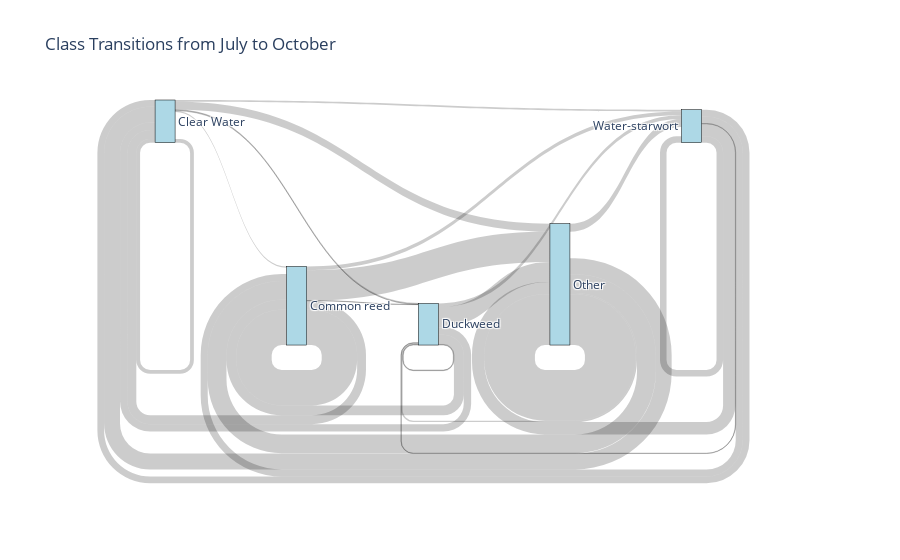

Here is the notebook cell this chart was saved with:
### Markdown cell above
### sankey diagram showing class transitions

### Code cell
import pandas as pd
import matplotlib.pyplot as plt
import os

# ─── CONFIG ────────────────────────────────────────────────────────────────────
july_path = r"C:\Users\Sander\OneDrive - UGent\Semester_2\Masterproef\Thesis_ML\seasonal analysis\Data_July\predictions_final_filtered.csv"
october_path = r"C:\Users\Sander\OneDrive - UGent\Semester_2\Masterproef\Thesis_ML\seasonal analysis\Data_October\predictions_all_updated.csv"
out_dir = r"C:\Users\Sander\OneDrive - UGent\Semester_2\Masterproef\Overleaf\Final_figures\sankey"

# Read CSVs
df_july = pd.read_csv(july_path)
df_october = pd.read_csv(october_path)

# Ensure consistent column names for merging
df_july = df_july[["patch_filename", "pred_label"]].rename(columns={"pred_label": "label_july"})
df_october = df_october[["patch_filename", "pred_label"]].rename(columns={"pred_label": "label_october"})

# Merge on patch filename to track transitions
df_merged = pd.merge(df_july, df_october, on="patch_filename", how="inner")

# Check transition counts
transition_counts = df_merged.groupby(["label_july", "label_october"]).size().reset_index(name="count")

import plotly.graph_objects as go

# Prepare nodes and mapping
all_labels = pd.unique(transition_counts[["label_july", "label_october"]].values.ravel())
label_to_idx = {label: idx for idx, label in enumerate(all_labels)}

# Build Sankey components
source = transition_counts["label_july"].map(label_to_idx)
target = transition_counts["label_october"].map(label_to_idx)
values = transition_counts["count"]

# Create Sankey diagram
fig = go.Figure(data=[go.Sankey(
    node=dict(
        pad=15,
        thickness=20,
        line=dict(color="black", width=0.5),
        label=list(all_labels),
        color="lightblue"
    ),
    link=dict(
        source=source,
        target=target,
        value=values
    ))])

fig.update_layout(title_text="Class Transitions from July to October", font_size=12)

### Figure 1 — Plotly figure (JSON) as saved in the notebook; plotly's stock layout.template omitted (floating-point values rounded to 4 significant figures)
{"data": [{"link": {"source": [0, 0, 0, 0, 0, 1, 1, 1, 1, 1, 2, 2, 2, 2, 2, 3, 3, 3, 3, 3, 4, 4, 4, 4, 4], "target": [0, 1, 2, 3, 4, 0, 1, 2, 3, 4, 0, 1, 2, 3, 4, 0, 1, 2, 3, 4, 0, 1, 2, 3, 4], "value": [192, 65, 49, 404, 92, 452, 1802, 12, 1545, 191, 378, 499, 31, 1026, 184, 809, 955, 71, 2579, 411, 342, 359, 19, 625, 333]}, "node": {"color": "lightblue", "label": ["Clear Water", "Common reed", "Duckweed", "Other", "Water-starwort"], "line": {"color": "black", "width": 0.5}, "pad": 15, "thickness": 20}, "type": "sankey"}], "layout": {"font": {"size": 12}, "title": {"text": "Class Transitions from July to October"}}}
